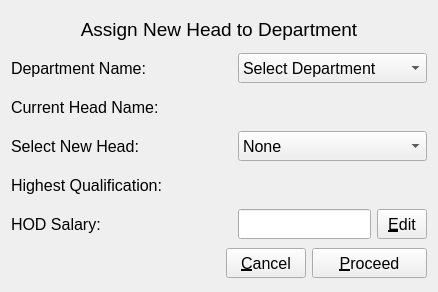
<?xml version="1.0" encoding="UTF-8"?>
<ui version="4.0">
 <class>NewHead</class>
 <widget class="QWidget" name="NewHead">
  <property name="geometry">
   <rect>
    <x>0</x>
    <y>0</y>
    <width>438</width>
    <height>292</height>
   </rect>
  </property>
  <property name="sizePolicy">
   <sizepolicy hsizetype="Preferred" vsizetype="Preferred">
    <horstretch>0</horstretch>
    <verstretch>0</verstretch>
   </sizepolicy>
  </property>
  <property name="minimumSize">
   <size>
    <width>0</width>
    <height>0</height>
   </size>
  </property>
  <property name="maximumSize">
   <size>
    <width>16777215</width>
    <height>16777215</height>
   </size>
  </property>
  <property name="windowTitle">
   <string>New Head of Department</string>
  </property>
  <layout class="QGridLayout" name="gridLayout">
   <item row="0" column="0" colspan="5">
    <widget class="QLabel" name="titleLabel">
     <property name="sizePolicy">
      <sizepolicy hsizetype="Preferred" vsizetype="Fixed">
       <horstretch>0</horstretch>
       <verstretch>0</verstretch>
      </sizepolicy>
     </property>
     <property name="minimumSize">
      <size>
       <width>0</width>
       <height>30</height>
      </size>
     </property>
     <property name="maximumSize">
      <size>
       <width>16777215</width>
       <height>30</height>
      </size>
     </property>
     <property name="font">
      <font>
       <pointsize>14</pointsize>
      </font>
     </property>
     <property name="text">
      <string>Assign New Head to Department</string>
     </property>
     <property name="alignment">
      <set>Qt::AlignCenter</set>
     </property>
    </widget>
   </item>
   <item row="1" column="0" colspan="2">
    <widget class="QLabel" name="depLabel">
     <property name="sizePolicy">
      <sizepolicy hsizetype="Preferred" vsizetype="Fixed">
       <horstretch>0</horstretch>
       <verstretch>0</verstretch>
      </sizepolicy>
     </property>
     <property name="minimumSize">
      <size>
       <width>0</width>
       <height>30</height>
      </size>
     </property>
     <property name="maximumSize">
      <size>
       <width>16777215</width>
       <height>30</height>
      </size>
     </property>
     <property name="font">
      <font>
       <pointsize>12</pointsize>
      </font>
     </property>
     <property name="text">
      <string>Department Name:</string>
     </property>
    </widget>
   </item>
   <item row="1" column="2" colspan="3">
    <widget class="QComboBox" name="depBox">
     <property name="sizePolicy">
      <sizepolicy hsizetype="Preferred" vsizetype="Fixed">
       <horstretch>0</horstretch>
       <verstretch>0</verstretch>
      </sizepolicy>
     </property>
     <property name="minimumSize">
      <size>
       <width>0</width>
       <height>30</height>
      </size>
     </property>
     <property name="maximumSize">
      <size>
       <width>16777215</width>
       <height>30</height>
      </size>
     </property>
     <property name="font">
      <font>
       <pointsize>12</pointsize>
      </font>
     </property>
     <property name="cursor">
      <cursorShape>PointingHandCursor</cursorShape>
     </property>
     <property name="toolTip">
      <string>select department to assign new head</string>
     </property>
     <item>
      <property name="text">
       <string>Select Department</string>
      </property>
     </item>
    </widget>
   </item>
   <item row="2" column="0" colspan="2">
    <widget class="QLabel" name="hNameLabel">
     <property name="sizePolicy">
      <sizepolicy hsizetype="Preferred" vsizetype="Fixed">
       <horstretch>0</horstretch>
       <verstretch>0</verstretch>
      </sizepolicy>
     </property>
     <property name="minimumSize">
      <size>
       <width>0</width>
       <height>30</height>
      </size>
     </property>
     <property name="maximumSize">
      <size>
       <width>16777215</width>
       <height>30</height>
      </size>
     </property>
     <property name="font">
      <font>
       <pointsize>12</pointsize>
      </font>
     </property>
     <property name="text">
      <string>Current Head Name:</string>
     </property>
    </widget>
   </item>
   <item row="2" column="2" colspan="3">
    <widget class="QLabel" name="chNameLabel">
     <property name="sizePolicy">
      <sizepolicy hsizetype="Preferred" vsizetype="Fixed">
       <horstretch>0</horstretch>
       <verstretch>0</verstretch>
      </sizepolicy>
     </property>
     <property name="minimumSize">
      <size>
       <width>0</width>
       <height>30</height>
      </size>
     </property>
     <property name="maximumSize">
      <size>
       <width>16777215</width>
       <height>30</height>
      </size>
     </property>
     <property name="font">
      <font>
       <pointsize>12</pointsize>
       <weight>75</weight>
       <bold>true</bold>
       <underline>true</underline>
      </font>
     </property>
     <property name="cursor">
      <cursorShape>ForbiddenCursor</cursorShape>
     </property>
     <property name="toolTip">
      <string>current HOD name of department</string>
     </property>
     <property name="text">
      <string/>
     </property>
     <property name="alignment">
      <set>Qt::AlignCenter</set>
     </property>
    </widget>
   </item>
   <item row="3" column="0" colspan="2">
    <widget class="QLabel" name="headLabel">
     <property name="sizePolicy">
      <sizepolicy hsizetype="Preferred" vsizetype="Fixed">
       <horstretch>0</horstretch>
       <verstretch>0</verstretch>
      </sizepolicy>
     </property>
     <property name="minimumSize">
      <size>
       <width>0</width>
       <height>30</height>
      </size>
     </property>
     <property name="maximumSize">
      <size>
       <width>16777215</width>
       <height>30</height>
      </size>
     </property>
     <property name="font">
      <font>
       <pointsize>12</pointsize>
      </font>
     </property>
     <property name="text">
      <string>Select New Head:</string>
     </property>
    </widget>
   </item>
   <item row="3" column="2" colspan="3">
    <widget class="QComboBox" name="headBox">
     <property name="sizePolicy">
      <sizepolicy hsizetype="Preferred" vsizetype="Fixed">
       <horstretch>0</horstretch>
       <verstretch>0</verstretch>
      </sizepolicy>
     </property>
     <property name="minimumSize">
      <size>
       <width>0</width>
       <height>30</height>
      </size>
     </property>
     <property name="maximumSize">
      <size>
       <width>16777215</width>
       <height>30</height>
      </size>
     </property>
     <property name="font">
      <font>
       <pointsize>12</pointsize>
      </font>
     </property>
     <property name="cursor">
      <cursorShape>PointingHandCursor</cursorShape>
     </property>
     <property name="toolTip">
      <string>select new HOD of department</string>
     </property>
     <item>
      <property name="text">
       <string>None</string>
      </property>
     </item>
    </widget>
   </item>
   <item row="4" column="0" colspan="2">
    <widget class="QLabel" name="qualificationLabel">
     <property name="sizePolicy">
      <sizepolicy hsizetype="Preferred" vsizetype="Fixed">
       <horstretch>0</horstretch>
       <verstretch>0</verstretch>
      </sizepolicy>
     </property>
     <property name="minimumSize">
      <size>
       <width>0</width>
       <height>30</height>
      </size>
     </property>
     <property name="maximumSize">
      <size>
       <width>16777215</width>
       <height>30</height>
      </size>
     </property>
     <property name="font">
      <font>
       <pointsize>12</pointsize>
      </font>
     </property>
     <property name="text">
      <string>Highest Qualification:</string>
     </property>
    </widget>
   </item>
   <item row="4" column="2" colspan="3">
    <widget class="QLabel" name="degreeLabel">
     <property name="sizePolicy">
      <sizepolicy hsizetype="Preferred" vsizetype="Fixed">
       <horstretch>0</horstretch>
       <verstretch>0</verstretch>
      </sizepolicy>
     </property>
     <property name="minimumSize">
      <size>
       <width>0</width>
       <height>30</height>
      </size>
     </property>
     <property name="maximumSize">
      <size>
       <width>16777215</width>
       <height>30</height>
      </size>
     </property>
     <property name="font">
      <font>
       <pointsize>12</pointsize>
      </font>
     </property>
     <property name="cursor">
      <cursorShape>ForbiddenCursor</cursorShape>
     </property>
     <property name="toolTip">
      <string>highest qualification of selected new HOD</string>
     </property>
     <property name="text">
      <string/>
     </property>
    </widget>
   </item>
   <item row="5" column="0" colspan="2">
    <widget class="QLabel" name="salaryLabel">
     <property name="sizePolicy">
      <sizepolicy hsizetype="Preferred" vsizetype="Fixed">
       <horstretch>0</horstretch>
       <verstretch>0</verstretch>
      </sizepolicy>
     </property>
     <property name="minimumSize">
      <size>
       <width>0</width>
       <height>30</height>
      </size>
     </property>
     <property name="maximumSize">
      <size>
       <width>16777215</width>
       <height>30</height>
      </size>
     </property>
     <property name="font">
      <font>
       <pointsize>12</pointsize>
      </font>
     </property>
     <property name="text">
      <string>HOD Salary:</string>
     </property>
    </widget>
   </item>
   <item row="5" column="2" colspan="2">
    <widget class="QLineEdit" name="salaryEdit">
     <property name="sizePolicy">
      <sizepolicy hsizetype="Preferred" vsizetype="Fixed">
       <horstretch>0</horstretch>
       <verstretch>0</verstretch>
      </sizepolicy>
     </property>
     <property name="minimumSize">
      <size>
       <width>0</width>
       <height>30</height>
      </size>
     </property>
     <property name="maximumSize">
      <size>
       <width>16777215</width>
       <height>30</height>
      </size>
     </property>
     <property name="font">
      <font>
       <pointsize>12</pointsize>
      </font>
     </property>
     <property name="toolTip">
      <string>salary of new head of department</string>
     </property>
    </widget>
   </item>
   <item row="5" column="4">
    <widget class="QToolButton" name="editButton">
     <property name="sizePolicy">
      <sizepolicy hsizetype="Preferred" vsizetype="Fixed">
       <horstretch>0</horstretch>
       <verstretch>0</verstretch>
      </sizepolicy>
     </property>
     <property name="minimumSize">
      <size>
       <width>0</width>
       <height>30</height>
      </size>
     </property>
     <property name="maximumSize">
      <size>
       <width>16777215</width>
       <height>30</height>
      </size>
     </property>
     <property name="font">
      <font>
       <pointsize>12</pointsize>
      </font>
     </property>
     <property name="cursor">
      <cursorShape>PointingHandCursor</cursorShape>
     </property>
     <property name="toolTip">
      <string>press to edit salary of new head of department</string>
     </property>
     <property name="text">
      <string>&amp;Edit</string>
     </property>
    </widget>
   </item>
   <item row="6" column="0">
    <spacer name="horizontalSpacer">
     <property name="orientation">
      <enum>Qt::Horizontal</enum>
     </property>
     <property name="sizeHint" stdset="0">
      <size>
       <width>181</width>
       <height>20</height>
      </size>
     </property>
    </spacer>
   </item>
   <item row="6" column="1" colspan="2">
    <widget class="QPushButton" name="cancelButton">
     <property name="sizePolicy">
      <sizepolicy hsizetype="Preferred" vsizetype="Fixed">
       <horstretch>0</horstretch>
       <verstretch>0</verstretch>
      </sizepolicy>
     </property>
     <property name="minimumSize">
      <size>
       <width>0</width>
       <height>30</height>
      </size>
     </property>
     <property name="maximumSize">
      <size>
       <width>16777215</width>
       <height>30</height>
      </size>
     </property>
     <property name="font">
      <font>
       <pointsize>12</pointsize>
      </font>
     </property>
     <property name="cursor">
      <cursorShape>PointingHandCursor</cursorShape>
     </property>
     <property name="toolTip">
      <string>press to exit</string>
     </property>
     <property name="text">
      <string>&amp;Cancel</string>
     </property>
    </widget>
   </item>
   <item row="6" column="3" colspan="2">
    <widget class="QPushButton" name="proceedButton">
     <property name="sizePolicy">
      <sizepolicy hsizetype="Preferred" vsizetype="Fixed">
       <horstretch>0</horstretch>
       <verstretch>0</verstretch>
      </sizepolicy>
     </property>
     <property name="minimumSize">
      <size>
       <width>0</width>
       <height>30</height>
      </size>
     </property>
     <property name="maximumSize">
      <size>
       <width>16777215</width>
       <height>30</height>
      </size>
     </property>
     <property name="font">
      <font>
       <pointsize>12</pointsize>
      </font>
     </property>
     <property name="cursor">
      <cursorShape>PointingHandCursor</cursorShape>
     </property>
     <property name="toolTip">
      <string>press to assign new head of department</string>
     </property>
     <property name="text">
      <string>&amp;Proceed</string>
     </property>
    </widget>
   </item>
  </layout>
 </widget>
 <resources/>
 <connections/>
</ui>
